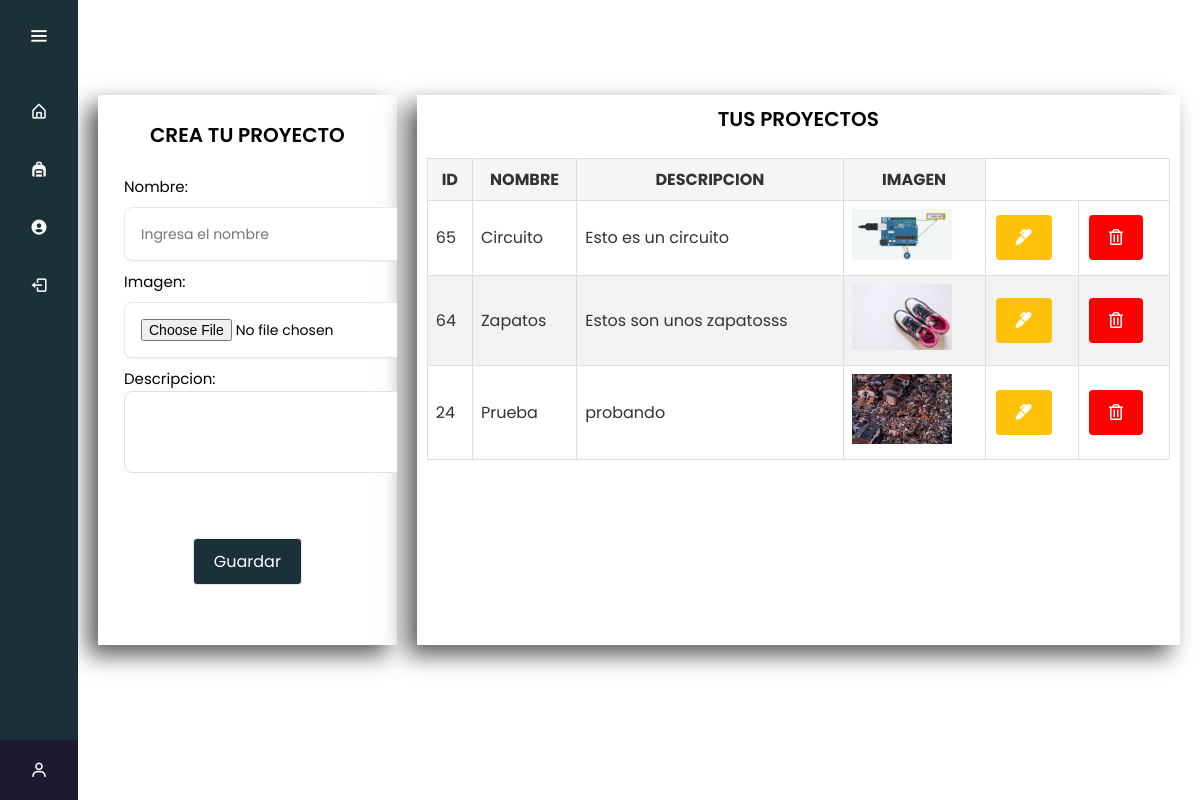
/portafolio.php (signed in), run on the app's committed database.
### tables this page shows
CREATE TABLE `proyecto` (
  `id` int(11) NOT NULL,
  `nombre` varchar(255) NOT NULL,
  `descripcion` varchar(255) NOT NULL,
  `imagen` varchar(500) NOT NULL,
  `id_usuario` int(11) NOT NULL
);

### portafolio.php (the view, shortened to what this page needs)
<?php
include("conexion.php");
$sesion=$_SESSION ['id'];
$query = "SELECT * FROM usuario WHERE id='$sesion'";
$result = mysqli_query($conn, $query);
if (mysqli_num_rows($result) == 1) {
  $row = mysqli_fetch_array($result);
  $id= $row['id'];
  $nombre = $row['nombre'];
  $apellido = $row['apellido'];
}
?>
<!DOCTYPE html>
<html lang="en" dir="ltr">
  <head>
    <link rel="stylesheet" href="estilos2.css">
    <link href='https://unpkg.com/boxicons@2.0.7/css/boxicons.min.css' rel='stylesheet'>
    <link rel="stylesheet" href="https://use.fontawesome.com/releases/v5.6.3/css/all.css">
   </head>
<body>
  <div class="sidebar">
    <div class="logo-details">
      <a href="#">                <img src="./imagenes/album3.png" class='bx bxl-c-plus-plus icon'alt="Logo de la marca" href="index.php"></a>
        <i class='bx bx-menu' id="btn" ></i>
    </div>
    <ul class="nav-list">
      <li>
        <a href="inicio.php">
          <i class='bx bx-home-alt'></i>
        </a>
      </li>
      <li>
       <a href="portafolio.php">
         <i class='bx bxs-backpack' ></i>
       </a>
     </li>
     <li>
       <a href="perfil2.php">
         <i class='bx bxs-user-circle'></i>
       </a>
     </li>
     <li>
       <a href="cerrarSesion.php">
         <i class='bx bx-log-out' ></i>
       </a>
     </li>
     <li class="profile">
         <div class="profile-details">
           <div class="name_job">
             <div class="name"><?php  echo $nombre." ".$apellido  ?></div>
             <div class="job">Id: <?php  echo $id?></div>
           </div>
         </div>
         <i class='bx bx-user' id="log_out" ></i>
     </li>
    </ul>
  </div>
  <br>
  <br>
  <br>
  <section class="home-section">
    <div class="container5">
    <div class="column7">
      <form class="form" method="post" action="portafolio.php" enctype="multipart/form-data">
         <p class="form-title">CREA TU PROYECTO</p>
         <br>
          <div class="input-container">
            <label class="label">Nombre:</label>
            <input type="text" name="nombre"placeholder="Ingresa el nombre" required>
        </div>
        <div class="input-container">
          <label class="label">Imagen:</label>
            <input type="file" name="archivo" required >
          </div>
        <div class="input-container">
          <label class="label">Descripcion:</label>
            <textarea name="descripcion" class=""rows="4" cols="44"></textarea>
          </div>
          <div class="text2">
            <button type="submit" class="boton" name="enviar">Guardar</button>
          </div>
     </form>
    </div>
    <div class="column8">
      <p class="form-title">TUS PROYECTOS</p>
      <br>
      <table class="styled-table">
        <thead>
          <tr>
            <th scope="col">ID</th>
            <th scope="col">NOMBRE</th>
            <th scope="col">DESCRIPCION</th>
            <th scope="col">IMAGEN</th>
          </tr>
        </thead>
        <tbody>
          <?php
          $query = "SELECT * FROM proyecto WHERE id_usuario='$sesion' order by id desc";
          $resultado = mysqli_query($conn, $query);
          while($row = mysqli_fetch_assoc($resultado)) { ?>
          <tr>
            <td scope="row"><?php echo $row['id'];?></td>
            <td><?php echo $row['nombre'];?></td>
            <td><?php echo $row['descripcion'];?></td>
            <td>
                <img class="imgP"width="100" src="imagenes/<?php echo $row['imagen'];?>" alt="">
        </td>
<td>
  <a href="editar.php?id=<?php echo $row['id']?>" class="btn" alt="">
<i class='fas fa-marker'></i></a>
            </td>
            <td>
              <a onclick="alerta_eliminar(<?php echo $row['id']  ?>)" class="btnDanger">
                <i class="far fa-trash-alt"></i>
              </a>
                        </td>
          </tr>
          <?php } ?>
        </tbody>
      </table>
    </div>
  </div
  </section>
</body>
</html>

### estilos2.css (style rules this page uses)
* { margin: 0; padding: 0; box-sizing: border-box; font-family: "Poppins" , sans-serif; text-c }
body { background-color: white; }
.sidebar { position: fixed; left: 0; top: 0; height: 100%; width: 78px; background: #1b3039; padding: 6px 14px; z-index: 99; transition: all 0.5s ease; }
.sidebar .logo-details { height: 60px; display: flex; align-items: center; position: relative; }
.sidebar .logo-details #btn { position: absolute; top: 50%; right: 0; transform: translateY(-50%); font-size: 22px; transition: all 0.4s ease; font-size: 23px; text-align: center; cursor: pointer; transition: all 0.5s ease; }
.sidebar i { color: #fff; height: 60px; min-width: 50px; font-size: 28px; text-align: center; line-height: 60px; }
.sidebar .nav-list { margin-top: 20px; height: 100%; }
.sidebar li { position: relative; margin: 8px 0; list-style: none; }
.sidebar li a { display: flex; height: 100%; width: 100%; border-radius: 12px; align-items: center; text-decoration: none; transition: all 0.4s ease; background: #1b3039; }
.sidebar li i { height: 50px; line-height: 50px; font-size: 18px; border-radius: 12px; }
.sidebar li.profile { position: fixed; height: 60px; width: 78px; left: 0; bottom: -8px; padding: 10px 14px; background: #1d1b31; transition: all 0.5s ease; overflow: hidden; }
.sidebar li .profile-details { display: flex; align-items: center; flex-wrap: nowrap; }
.sidebar li.profile .name, .sidebar li.profile .job { font-size: 15px; font-weight: 400; color: #fff; white-space: nowrap; }
.sidebar li.profile .job { font-size: 12px; }
.sidebar .profile #log_out { position: absolute; top: 50%; right: 0; transform: translateY(-50%); background: #1d1b31; width: 100%; height: 60px; line-height: 60px; border-radius: 0px; transition: all 0.5s ease; }
.home-section { position: relative; left: 78px; width: calc(100% - 78px); transition: all 0.5s ease; z-index: 2; }
.text2 { width: 100%; padding-top: 50px; text-align: center; color: #11101d; font-size: 25px; font-weight: 500; }
form { display: block; }
.label { font-size: 15px; }
.boton { background-color: #1b3039; border: none; color: white; padding: 10px 20px; text-align: center; text-decoration: none; display: inline-block; font-size: 16px; margin: 4px 2px; cursor: pointer; border-radius: 4px; }
.styled-table { width: 100%; border-collapse: collapse; border: 1px solid #ddd; font-family: Arial, sans-serif; color: #333; }
.styled-table thead th { background-color: #f5f5f5; border: 1px solid #ddd; padding: 8px; }
.styled-table tbody td { border: 1px solid #ddd; padding: 8px; }
.styled-table tbody tr:nth-child(even) { background-color: #f2f2f2; }
.btn { background-color: #ffc107; border: none; color: white; padding: 10px 20px; text-align: center; text-decoration: none; display: inline-block; font-size: 16px; margin: 4px 2px; cursor: pointer; border-radius: 4px; }
.btnDanger { background-color: red; border: none; color: white; padding: 10px 20px; text-align: center; text-decoration: none; display: inline-block; font-size: 16px; margin: 4px 2px; cursor: pointer; border-radius: 4px; }
.input-container textarea { border: 1px solid #dfe1e4; resize: none; border-radius: 0.5rem; }
input[type="text"], input[type="file"] { width: 50%; padding: 6px; border: 1px solid #ccc; border-radius: 30px; }
.form { height: 70vh; background-color: #fff; display: block; padding: 1rem; max-width: 350px; border-radius: 0.5rem; }
.form-title { font-size: 1.25rem; line-height: 1.75rem; font-weight: 600; text-align: center; color: #000; }
.input-container { position: relative; }
.input-container input, .form button { outline: none; border: 1px solid #e5e7eb; margin: 8px 0; }
.input-container input { background-color: #fff; padding: 1rem; padding-right: 3rem; font-size: 0.875rem; line-height: 1.25rem; width: 300px; border-radius: 0.5rem; box-shadow: 0 1px 2px 0 rgba(0, 0, 0, 0.05); }
.container5 { margin: 20px; display: flex; justify-content: center; gap:20px; }
.column7 { height: 550px; width: 350px; padding: 10px; overflow: auto; border-radius: 0px; background: white; box-shadow: -10px 10px 22px #5a5a5a, 10px -10px 22px #ffffff; }
.column8 { height: 550px; width: 900px; padding: 10px; overflow: auto; border-radius: 0px; background: white; box-shadow: -10px 10px 22px #5a5a5a, 10px -10px 22px #ffffff; }

### data on the page
proyecto: id "65", nombre "Circuito", descripcion "Esto es un circuito", imagen (picture)
proyecto: id "64", nombre "Zapatos", descripcion "Estos son unos zapatosss", imagen (picture)
proyecto: id "24", nombre "Prueba", descripcion "probando", imagen (picture)
